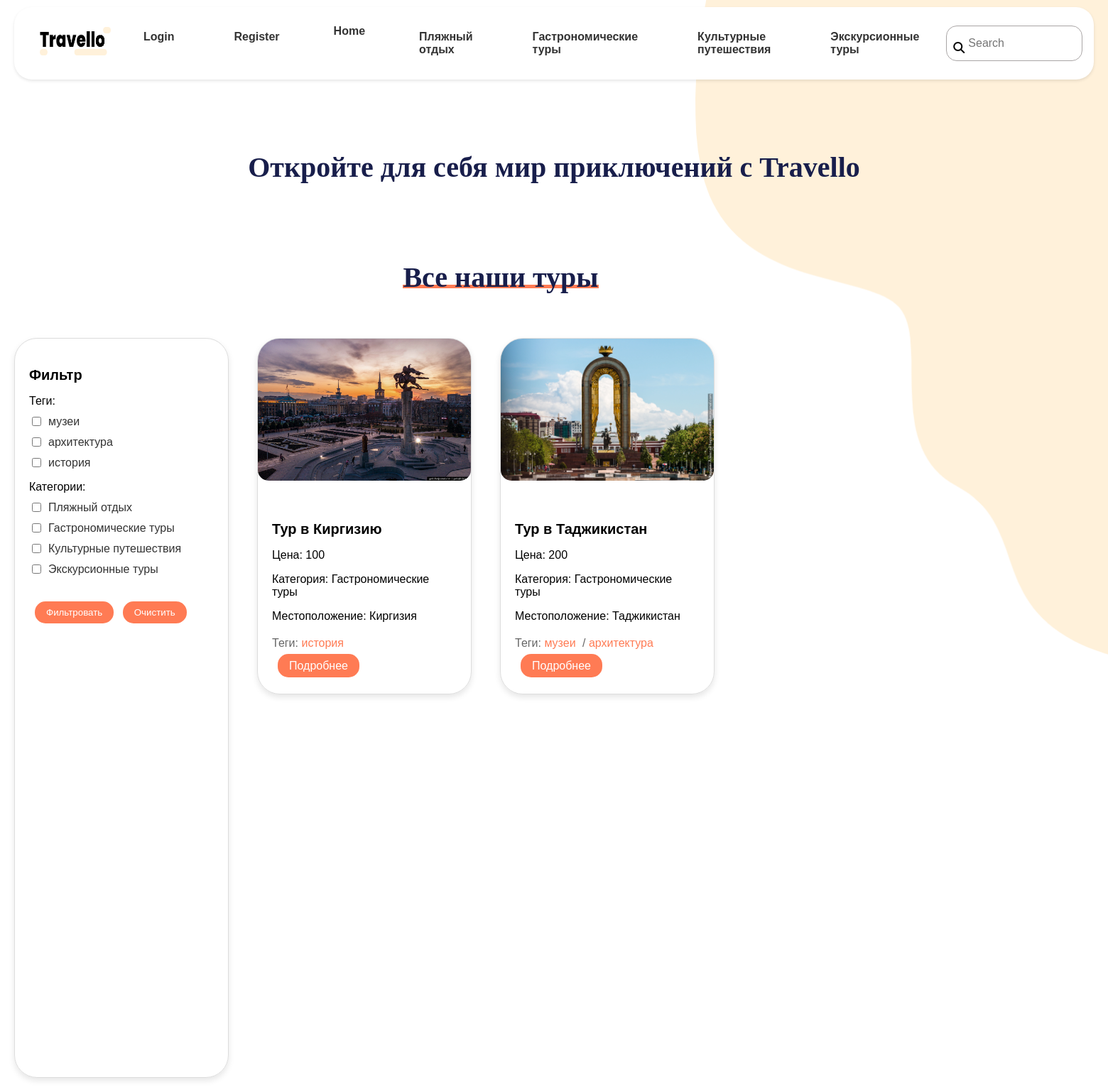
The app's page /tours/?category=9 with its own data.
### travel_tour/models.py (models this page shows, shortened)
class Category(models.Model):
    class Meta:
        verbose_name = 'категория'
        verbose_name_plural = 'категории'
    name = models.CharField(max_length=100, verbose_name='название')
    def __str__(self):
        return self.name

class Tour(models.Model):
    class Meta:
        verbose_name = 'тур'
        verbose_name_plural = 'туры'
    name = models.CharField(verbose_name='название', max_length=100)
    image = models.ImageField(verbose_name='изображение', upload_to='tour_images')
    price = models.IntegerField(verbose_name='цена')
    description = models.TextField(verbose_name='описание', max_length=300)
    tags = models.ManyToManyField('Tag', verbose_name='теги')
    category = models.ForeignKey('Category', on_delete=models.PROTECT, related_name='tours', verbose_name='категория')
    location = models.CharField(max_length=200, verbose_name='местоположение')

class Tag(models.Model):
    class Meta:
        verbose_name = 'тег'
        verbose_name_plural = 'теги'
    name = models.CharField(max_length=100, verbose_name='название')
    def __str__(self):
        return self.name

### travel_tour/views.py (the view)
# urls.py: path('', views.main, name='index'),
def main(request):
    tours = Tour.objects.all().order_by('name')
    search_query = request.GET.get('search')
    if search_query:
        tours = tours.filter(Q(name__icontains=search_query) | Q(category__name__icontains=search_query) | Q(tags__name__icontains=search_query)).distinct()
    category_id = request.GET.get('category')
    if category_id:
        category = Category.objects.get(id=category_id)
        tours = tours.filter(category=category)
    tag_id = request.GET.get('tag')
    if tag_id:
        tag = Tag.objects.get(id=tag_id)
        tours = tours.filter(tags=tag)
    filterset = TourFilter(request.GET, queryset=tours)
    tours = filterset.qs
    print("Filtered tours count:", tours.count())
    paginator = Paginator(tours, 6)
    page_number = request.GET.get('page')
    page_obj = paginator.get_page(page_number)
    tags = Tag.objects.all()
    return render(request, 'index.html', {'page_obj': page_obj, 'tags': tags, 'filterset': filterset})

### travel_tour/templatetags/custom_tags.py (called while the page is built)
@register.simple_tag()
def get_categories():
    return Category.objects.all()

### templates/index.html (shortened to what this page needs)
{% extends 'base.html' %}
{% block content %}
    <div class="home_title mb-4">
        <div class="home_text text-center">
            <h2>Откройте для себя мир приключений с Travello</h2>
        </div>
        <div class="all_tours_text text-center">
            <h3>Все наши туры</h3>
        </div>
    </div>
    <div class="row" style="margin-top:50px">
        <div class="col-12 col-md-4 col-lg-3 mb-4">
            <div class="card h-100" style="height: 1040px">
                <div class="card-body">
                    <h3 class="card-title">Фильтр</h3>
                    {% include 'components/tour_filter.html' %}
                </div>
            </div>
        </div>
        <div class="col-12 col-md-8 col-lg-9">
            <div class="row">
                {% for item in page_obj %}
                    <div class="col-12 col-sm-6 col-md-4 mb-4">
                        <div class="card h-100">
                            <img src="{{ item.image.url }}" class="card-img-top" alt="{{ item.name }}">
                            <div class="card-body">
                                <h5 class="card-title">{{ item.name }}</h5>
                                <p class="card-price">Цена: {{ item.price }}</p>
                                <p class="card-category">Категория: {{ item.category }}</p>
                                <p class="card-location">Местоположение: {{ item.location }}</p>
                                <p class="card-text">
                                    Теги:
                                    {% for tag in item.tags.all %}
                                        <a href="#" class="badge bg-secondary">{{ tag.name }}</a>{% if not forloop.last %} / {% endif %}
                                    {% endfor %}
                                </p>
                                <a href="{% url 'detail_tour' item.id %}" class="btn btn-primary">Подробнее</a>
                            </div>
                        </div>
                    </div>
                {% endfor %}
            </div>
        </div>
    </div>
{% endblock %}

### templates/components/nav_categories.html
{% load custom_tags %}
{% get_categories as categories %}
{% for category in categories %}
    <li class="nav-item">
        <a class="nav-link" href="{% url 'index' %}?category={{ category.id }}">{{ category.name }}</a>
    </li>
{% endfor %}

### static/css/style.css (style rules this page uses)
nav ul li a { text-decoration: none; color: #333; }
.btn { background: #ff7b54; color: #fff; padding: 10px 20px; border: none; border-radius: 15px; cursor: pointer; }
.home_text h2 { width: 950px; height: 40px; font-size: 40px; color: rgb(24, 30, 75); margin: auto; justify-content: center; font-family: Poppins; }
.all_tours_text h3 { width: 370px; height: 10px; font-size: 40px; color: rgb(24, 30, 75); margin: auto; font-family: Poppins; }
.all_tours_text { display: flex; text-align: center; align-items: center; width: 276px; margin-top: 60px; height: 39px; margin: 0 auto; margin-left: 705px; justify-content: center; top: 230px; left: 50%; transform: translateX(-50%); border-bottom: 5px solid #ff7b54; padding-bottom: 10px; }
.nav-item { margin-right: 15px; padding: 10px; border-radius: 5px; list-style: none; }
.nav-item a { text-decoration: none; color: #333; }
.card { border: 1px solid #ddd; border-radius: 8px; box-shadow: 0 4px 8px rgba(0, 0, 0, 0.1); margin-bottom: 20px; overflow: hidden; transition: box-shadow 0.3s ease; width: 300px; height: 500px; border-radius: 31.92px; margin: 20px; }
.card-img-top { width: 100%; height: auto; object-fit: cover; border-radius: 15px; }
.card-body { padding: 20px; }
.card-body p { font-size: 16px; margin-bottom: 10px; }
.card-title { font-size: 1.25rem; margin-bottom: 10px; }
.card-text { color: #666; line-height: 1.6; }
.card-text a { color: #ff7b54; text-decoration: none; margin-right: 5px; }
.btn-primary { background: #ff7b54; color: #fff; border: none; padding: 8px 16px; border-radius: 4px; text-decoration: none; border-radius: 15px; }
.nav-links .nav-item { margin-right: 20px; }
.nav-links .nav-item a { text-decoration: none; color: #333333; font-weight: bold; font-size: 16px; transition: color 0.3s ease; }
.home_text h2 { width: 100%; margin-top: 90px; text-align: center; }
.all_tours_text { margin-top: 20px; }
.btn { margin-top: 20px; }
.row { display: flex; }
.row .row { flex-wrap: wrap; }
.nav-item { margin: 0 0.5rem; position: relative; }
.nav-link { text-decoration: none; color: #333; font-weight: bold; padding: 0.5rem; display: block; }
.btn { margin-left: 0.5rem; }
.filter-checkbox { display: flex; flex-direction: column; gap: 10px; }
.filter-checkbox input[type="checkbox"] { margin-right: 10px; }
.filter-checkbox label { display: flex; align-items: center; font-size: 16px; color: #333; }
.all_tours_text { margin-top: 100px; }
.all_tours_text h3 { width: 100%; }

### records on screen
Category: name "Пляжный отдых"
Category: name "Гастрономические туры"
Category: name "Культурные путешествия"
Category: name "Экскурсионные туры"
Tour: image (picture), name "Тур в Киргизию", price "100", category "Гастрономические туры", location "Киргизия"
Tag: name "история"
Tour: image (picture), name "Тур в Таджикистан", price "200", category "Гастрономические туры", location "Таджикистан"
Tag: name "музеи"
Tag: name "архитектура"
